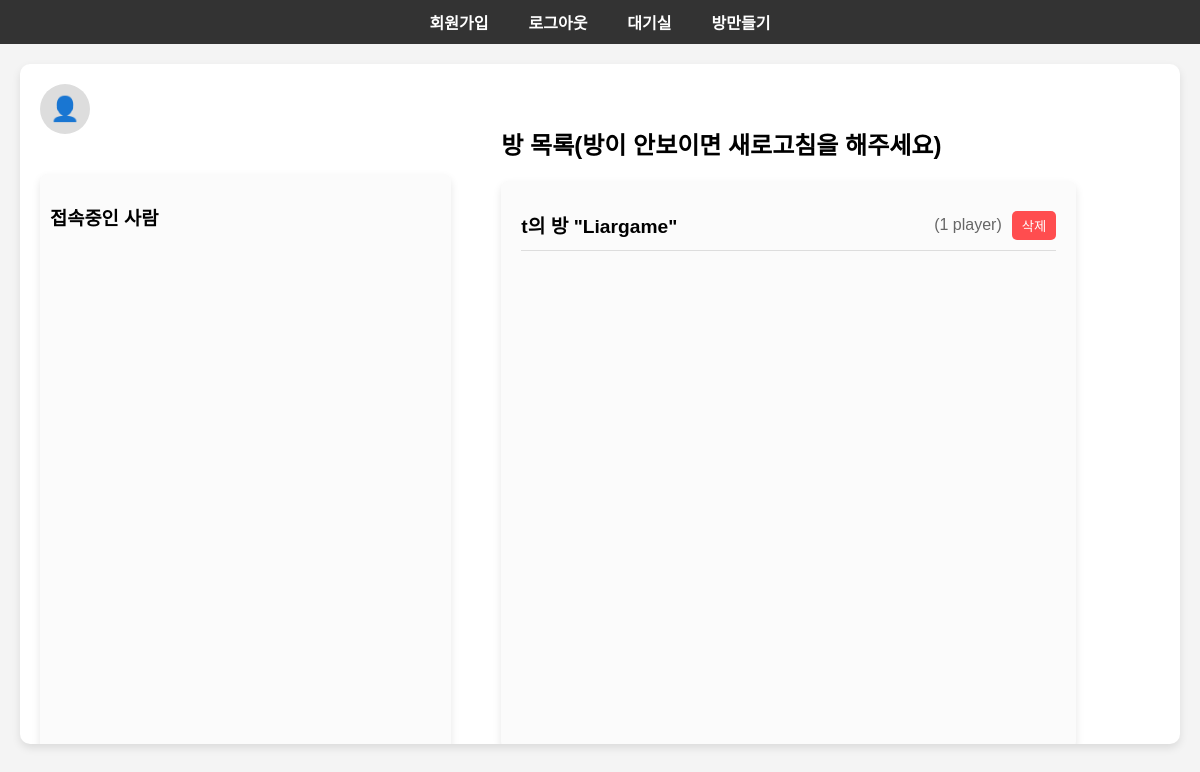
/liargame/game/ (signed in), run on an earlier commit of the app's database.
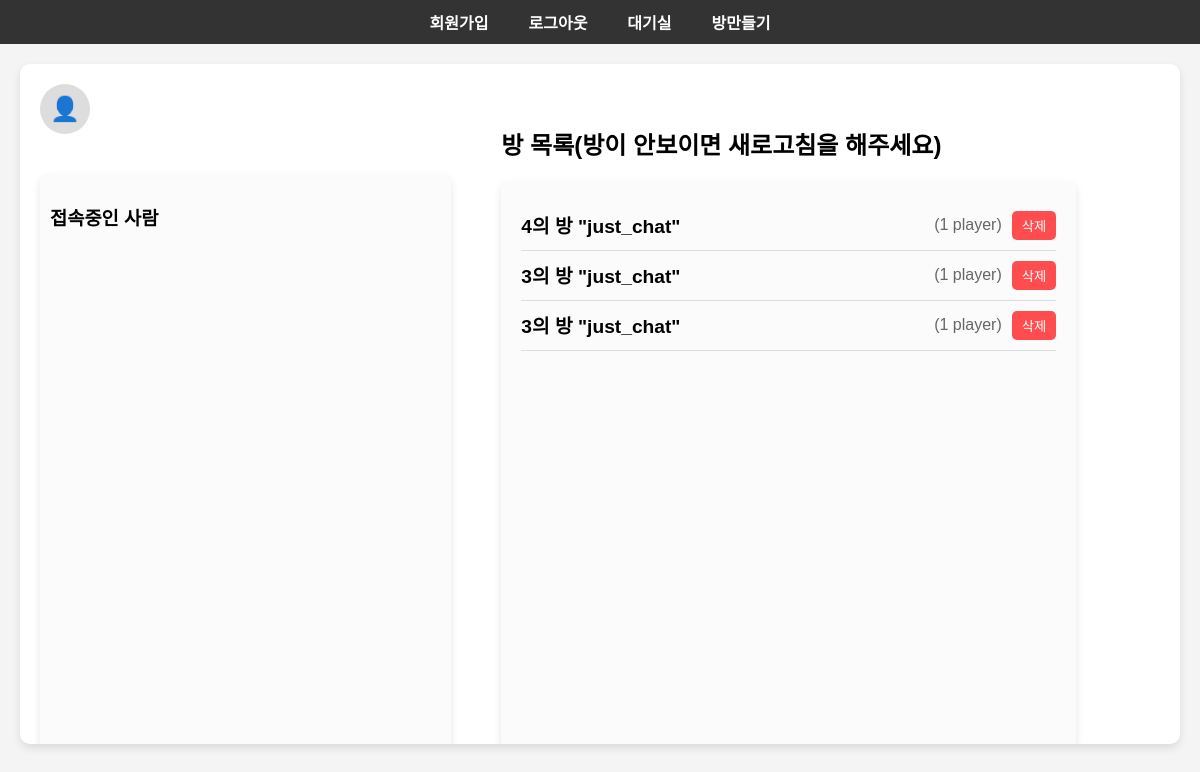
And on a later commit of the database.
### liargame/models.py (models this page shows, shortened)
class Room(models.Model):
    room_number = models.AutoField(primary_key=True)
    game_type = models.CharField(max_length=100)
    created_at = models.DateTimeField(auto_now_add=True)
    owner = models.ForeignKey('CustomUser', on_delete=models.CASCADE, null=True, blank=True, related_name='owned_rooms')
    players = models.ManyToManyField('CustomUser', related_name='rooms', blank=True)  # 플레이어들

class CustomUser(AbstractUser):
    nickname = models.CharField(max_length=50, unique=True)  # 사용자 닉네임
    room = models.OneToOneField(Room, null=True, blank=True, on_delete=models.SET_NULL, related_name='user')  # 'user' 그대로 사용

### liargame/views.py (the view)
# urls.py: path('game/', views.game, name='game'),
@login_required
def game(request):
    rooms = Room.objects.all()
    username = request.user.nickname if request.user.is_authenticated else "익명"
    all_users = list(CustomUser.objects.values_list('nickname', flat=True).distinct())
    return render(request, 'liargame/game.html', {
        'username': username,
        'rooms': rooms,  # 방 정보 전달
        'all_users': all_users,
    })

### liargame/templates/liargame/game.html (shortened to what this page needs)
<!DOCTYPE html>
<html lang="en">
<head>
</head>
<body>
    <nav>
        <ul>
            <li><a href="{% url 'signup' %}">회원가입</a></li>
            {% if user.is_authenticated %}
                <li>
                    <a href="#" onclick="document.getElementById('logout-form').submit();">로그아웃</a>
                </li>
            {% else %}
                <li><a href="{% url 'signin' %}">로그인</a></li>
            {% endif %}
            <li><a href="{% url 'game' %}">대기실</a></li>
            <li><a href="{% url 'create_room' %}" id="create-room-link">방만들기</a></li>
        </ul>
    </nav>
    <div class="main-box">
        <div class="left-panel">
            <div class="nickname">
                <div class="profile-circle">👤</div>
            </div>
            <div class="all-users">
                <h3>접속중인 사람</h3>
            </div>
        </div>
        <div class="room-list-container">
            <div class="room-list-header">
                <h2>방 목록(방이 안보이면 새로고침을 해주세요)</h2>
            </div>
            <div class="room-list">
                {% if rooms %}
                    {% for room in rooms %}
                        <div class="room" data-room-id="{{ room.room_number }}">
                            <div class="room-left">
                                <a href="{% url 'room_detail' room_id=room.room_number %}" class="room-link">
                                    <strong>{{ room.owner.nickname }}의 방</strong>
                                    <span>"{{ room.game_type }}"</span>
                                </a>
                            </div>
                            <div class="room-right">
                                <div class="room-players">
                                    ({{ room.players.count }} player{{ room.players.count|pluralize }})
                                </div>
                                <button class="delete-room-button" data-room-id="{{ room.room_number }}">삭제</button>
                            </div>
                        </div>
                    {% endfor %}
                {% else %}
                    <p>아직 개설된 방이 없습니다.</p>
                {% endif %}
            </div>
        </div>
    </div>
</body>
</html>

### liargame/templates/liargame/game.html (style rules this page uses)
body { font-family: Arial, sans-serif; margin: 0; padding: 0; background-color: #f4f4f4; display: flex; flex-direction: column; height: 100vh; }
nav { background-color: #333; color: white; padding: 10px 20px; position: sticky; top: 0; z-index: 1000; }
nav ul { list-style-type: none; padding: 0; margin: 0; display: flex; justify-content: center; }
nav ul li { margin: 0 20px; }
nav ul li a { color: white; text-decoration: none; font-weight: bold; }
.main-box { display: flex; margin: 20px; background-color: white; border-radius: 10px; box-shadow: 0 4px 8px rgba(0, 0, 0, 0.1); height: calc(100vh - 120px); overflow: hidden; gap: 20px; }
.left-panel { width: 42%; padding: 20px; display: flex; flex-direction: column; height: 100%; overflow-y: auto; }
.nickname { display: flex; align-items: center; margin-bottom: 20px; }
.profile-circle { width: 50px; height: 50px; background-color: #ddd; border-radius: 50%; display: flex; justify-content: center; align-items: center; margin-right: 10px; font-size: 1.5rem; color: #666; }
.all-users { margin-top: 20px; background-color: #f9f9f9; padding: 10px; border-radius: 8px; box-shadow: 0 4px 8px rgba(0, 0, 0, 0.1); flex-grow: 1; overflow-y: auto; height: 70%; background-color: #fbfbfb; }
.room-list { width: 80%; background-color: white; padding: 20px; border-radius: 8px; box-shadow: 0 4px 8px rgba(0, 0, 0, 0.1); flex-grow: 1; height: 100%; overflow-y: auto; height: 80%; background-color: #fbfbfb; }
.room-list-container { width: 70%; margin-top: 32px; margin-bottom: 30px; height: 100%; padding: 10px; box-sizing: border-box; }
.room { display: flex; justify-content: space-between; align-items: center; border-bottom: 1px solid #ddd; padding: 10px 0; gap: 10px; }
.room-left { display: flex; align-items: center; gap: 10px; text-decoration: none; flex-grow: 1; }
.room-right { display: flex; align-items: center; gap: 10px; }
.room a { text-decoration: none; color: inherit; font-weight: bold; font-size: 1.2rem; }
.room-players { font-size: 1rem; color: #666; }
.delete-room-button { background-color: #ff4d4f; color: white; border: none; border-radius: 5px; padding: 5px 10px; cursor: pointer; }

What changed in the data, as far as the page shows it:
removed Room: owner.nickname "t", game_type "Liargame", players.count "1"
added Room: owner.nickname "4", game_type "just_chat", players.count "1"
added Room: owner.nickname "3", game_type "just_chat", players.count "1"
added Room: owner.nickname "3", game_type "just_chat", players.count "1"
